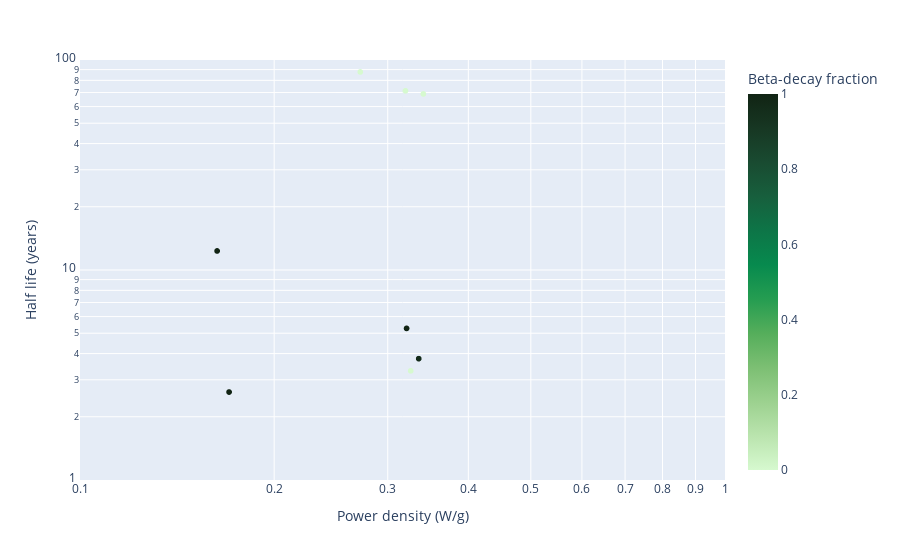

The notebook cell this image was saved under:
### Code cell
px.scatter(power_density_df, x = 'Power density (W/g)', y = 'Half life (years)', hover_name = 'Isotope',
             log_y = True, log_x = True,
             color = 'Beta-decay fraction', color_continuous_scale = 'algae', range_y = [1, 100],
             range_x = [.1, 1])

### Figure 1 — Plotly figure (JSON) as saved in the notebook; plotly's stock layout.template omitted (floating-point values rounded to 4 significant figures; data arrays with more than 128 entries replaced by an {"elided": "..."} marker saying what was removed)
{"data": [{"hovertemplate": "<b>%{hovertext}</b><br><br>Power density (W/g)=%{x}<br>Half life (years)=%{y}<br>Beta-decay fraction=%{marker.color}<extra></extra>", "hovertext": {"elided": "3558 str values"}, "legendgroup": "", "marker": {"color": {"elided": "3558 float values"}, "coloraxis": "coloraxis", "symbol": "circle"}, "mode": "markers", "name": "", "showlegend": false, "type": "scattergl", "x": {"elided": "3558 mixed values"}, "xaxis": "x", "y": {"elided": "3558 mixed values"}, "yaxis": "y"}], "layout": {"coloraxis": {"colorbar": {"title": {"text": "Beta-decay fraction"}}, "colorscale": [[0, "rgb(214, 249, 207)"], [0.09091, "rgb(186, 228, 174)"], [0.1818, "rgb(156, 209, 143)"], [0.2727, "rgb(124, 191, 115)"], [0.3636, "rgb(85, 174, 91)"], [0.4545, "rgb(37, 157, 81)"], [0.5455, "rgb(7, 138, 78)"], [0.6364, "rgb(13, 117, 71)"], [0.7273, "rgb(23, 95, 61)"], [0.8182, "rgb(25, 75, 49)"], [0.9091, "rgb(23, 55, 35)"], [1, "rgb(17, 36, 20)"]]}, "legend": {"tracegroupgap": 0}, "margin": {"t": 60}, "xaxis": {"anchor": "y", "domain": [0, 1], "range": [-1.0, 0], "title": {"text": "Power density (W/g)"}, "type": "log"}, "yaxis": {"anchor": "x", "domain": [0, 1], "range": [0, 2], "title": {"text": "Half life (years)"}, "type": "log"}}}
